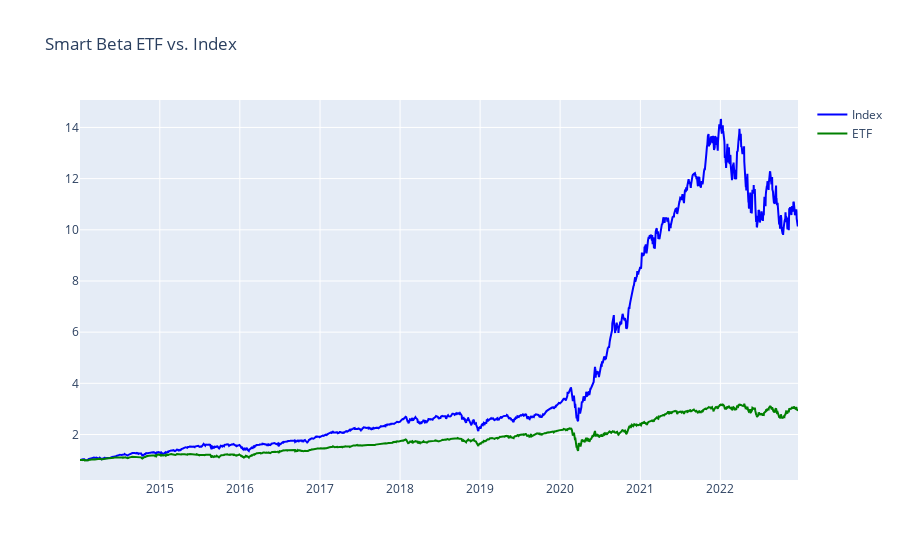

Here is the notebook cell this chart was saved with:
### Code cell
plot_cum_returns(index_weighted_cumulative_returns, etf_weighted_cumulative_returns)

### Figure 1 — Plotly figure (JSON) as saved in the notebook; plotly's stock layout.template omitted (floating-point values rounded to 4 significant figures; data arrays with more than 128 entries replaced by an {"elided": "..."} marker saying what was removed)
{"data": [{"line": {"color": "blue", "width": 2}, "name": "Index", "type": "scatter", "x": {"elided": "2260 str values"}, "y": {"elided": "2260 float values"}}, {"line": {"color": "green", "width": 2}, "name": "ETF", "type": "scatter", "x": {"elided": "2260 str values"}, "y": {"elided": "2260 float values"}}], "layout": {"title": {"text": "Smart Beta ETF vs. Index"}}}
